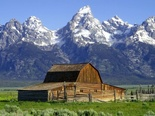
#> input picture data/images/example.jpg, 155 x 116 px, shrunk from 400 x 299 before the run
$ python main.py
#> lines starting #> are read from the running program, lines starting #| are printed output that depends on the picture
import cv2
import numpy as np


images = ['example.jpg', '00-puppy.jpg','avocado.jpg', 'flowers.jpg', 'iris_setosa.jpg']
path = 'data/'
scaleR = 0.299
scaleG = 0.587
scaleB = 0.114
scale = 255
percent = 0.3

for image in images:
	img = cv2.imread(path + 'images/' + image)
#> img is the input picture: shape (116, 155, 3); mean B, G, R 130.3, 117.5, 105.1
	# separate b,g,r
	b, g, r = cv2.split(img)
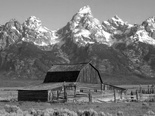
#> g: shape (116, 155); min 0, max 255, mean 117.5
	b = b.astype(np.float32)
	g = g.astype(np.float32)
	r = r.astype(np.float32)

	scale = scaleR * r + scaleG * g + scaleB * b
	# convert to cmyk
	# see
	# https://stackoverflow.com/questions/14088375/how-can-i-convert-rgb-to-cmyk-and-vice-versa-in-python/41220097
	# https://www.codeproject.com/Articles/4488/XCmyk-CMYK-to-RGB-Calculator-with-source-code
	c = 1 - r / scale
	m = 1 - g / scale
	y = 1 - b / scale
	k = cv2.min(cv2.min(c, m), y)
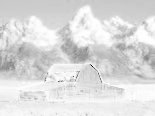
#> k: shape (116, 155) float32; min -2.34, max 5.96e-08, mean -0.318; drawn with min black and max white
	c = scale * (c - k) / (1 - k)
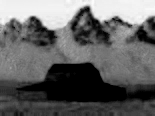
#> c: shape (116, 155) float32; min 0, max 77.9, mean 30.5; drawn with min black and max white
	m = scale * (m - k) / (1 - k)
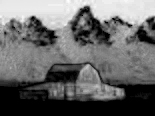
#> m: shape (116, 155) float32; min 0, max 52.71, mean 21.6; drawn with min black and max white
	y = scale * (y - k) / (1 - k)

	# desaturate neighbors of G which are C,Y
	c = cv2.multiply(c, percent)
	y = cv2.multiply(y, percent)
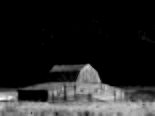
#> y: shape (116, 155) float32; min 0, max 32.09, mean 4.5; drawn with min black and max white

	# convert back to bgr
	r = scale * (1.0 - c / scale) * (1.0 - k)
	g = scale * (1.0 - m / scale) * (1.0 - k)
	b = scale * (1.0 - y / scale) * (1.0 - k)
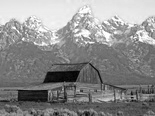
#> b: shape (116, 155) float32; min 3.5, max 255, mean 142.8; drawn with min black and max white
	r = r.clip(0, 255).astype(np.uint8)
	g = g.clip(0, 255).astype(np.uint8)
	b = b.clip(0, 255).astype(np.uint8)
	img_desat = cv2.merge([b, g, r])
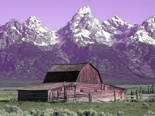
#> img_desat: shape (116, 155, 3); mean of channels 0, 1, 2 142.6, 117.4, 134.8; drawn as B, G, R

	# save result
	cv2.imwrite(path + 'saves/' + image + '_desaturation_03.jpg', img_desat)
#> pass 2 of the loop `for image in images:`:
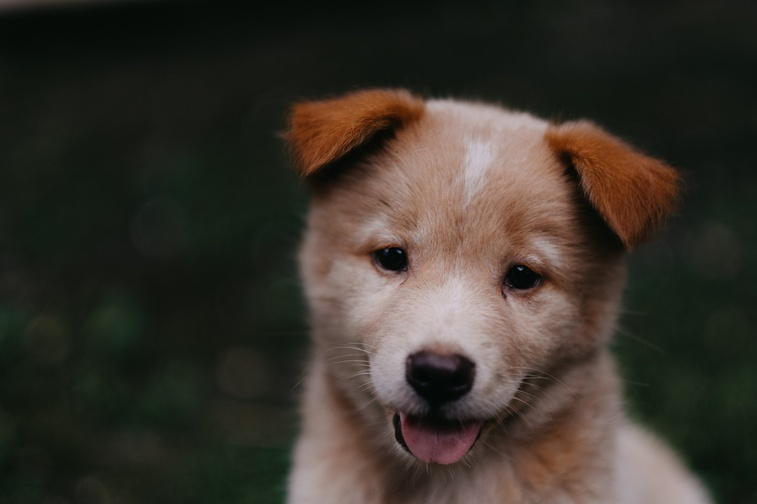
#> input picture data/images/00-puppy.jpg, 757 x 504 px, shrunk from 1950 x 1300 before the run
#> img is the input picture: shape (504, 757, 3); mean B, G, R 43.8, 51.8, 57.3
#> scale: shape (504, 757) float32
#> k: shape (504, 757) float32
#> `m = scale * (m - k) / (1 - k)`:
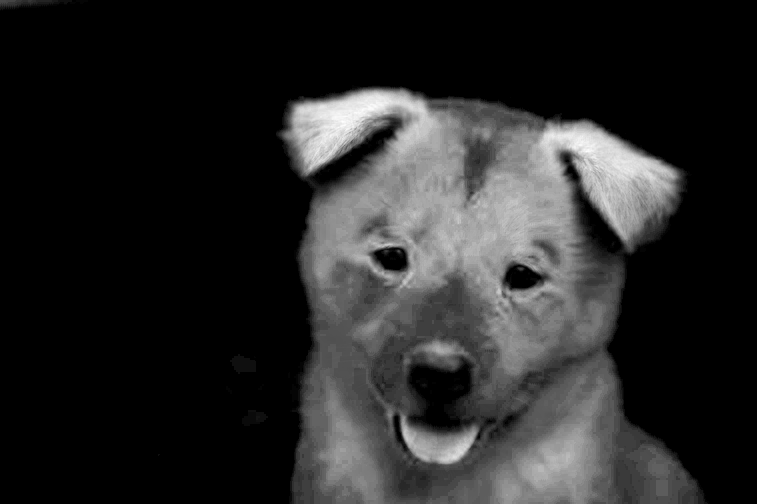
#> m: shape (504, 757) float32; min 0, max 45.97, mean 7.2; drawn with min black and max white
#> `img_desat = cv2.merge([b, g, r])`:
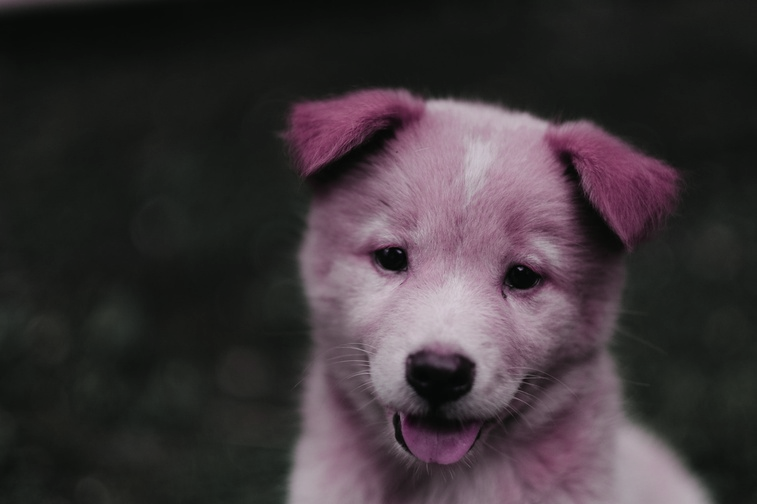
#> img_desat: shape (504, 757, 3); mean of channels 0, 1, 2 55.3, 51.7, 59.5; drawn as B, G, R

	# [4 lines of commented-out code are left out]
print('Done')
